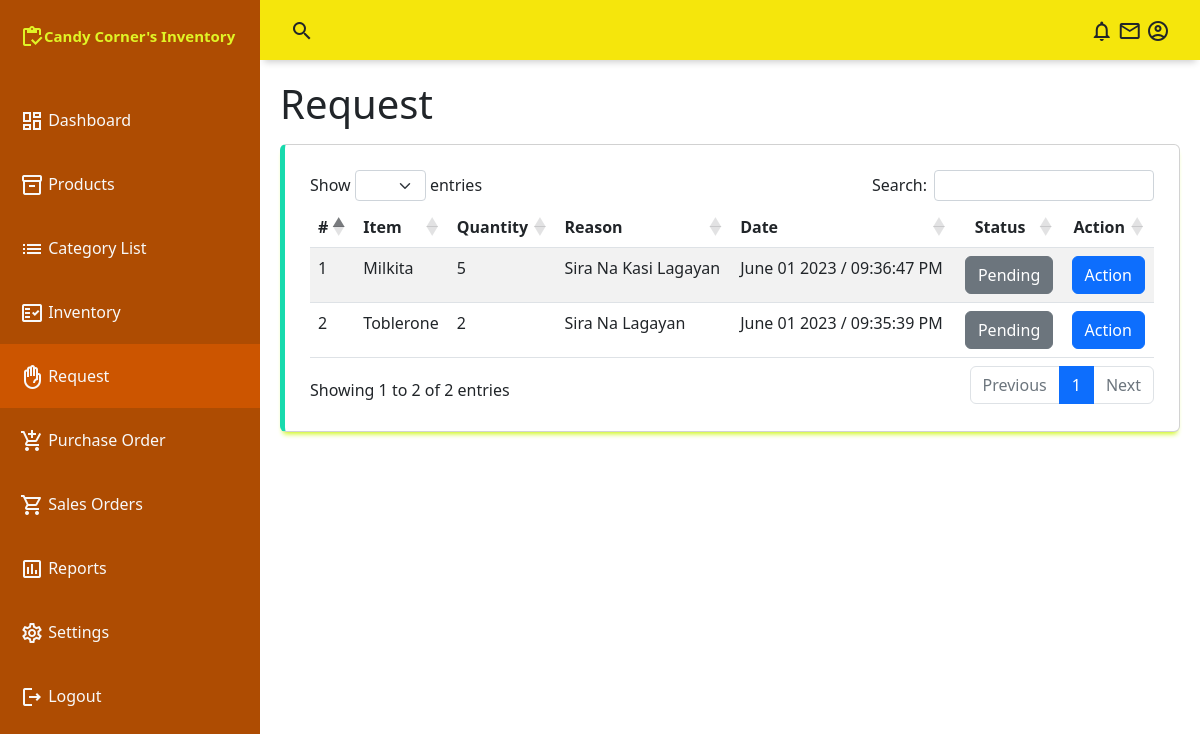
/admin/request.php, run on an earlier commit of the app's database.
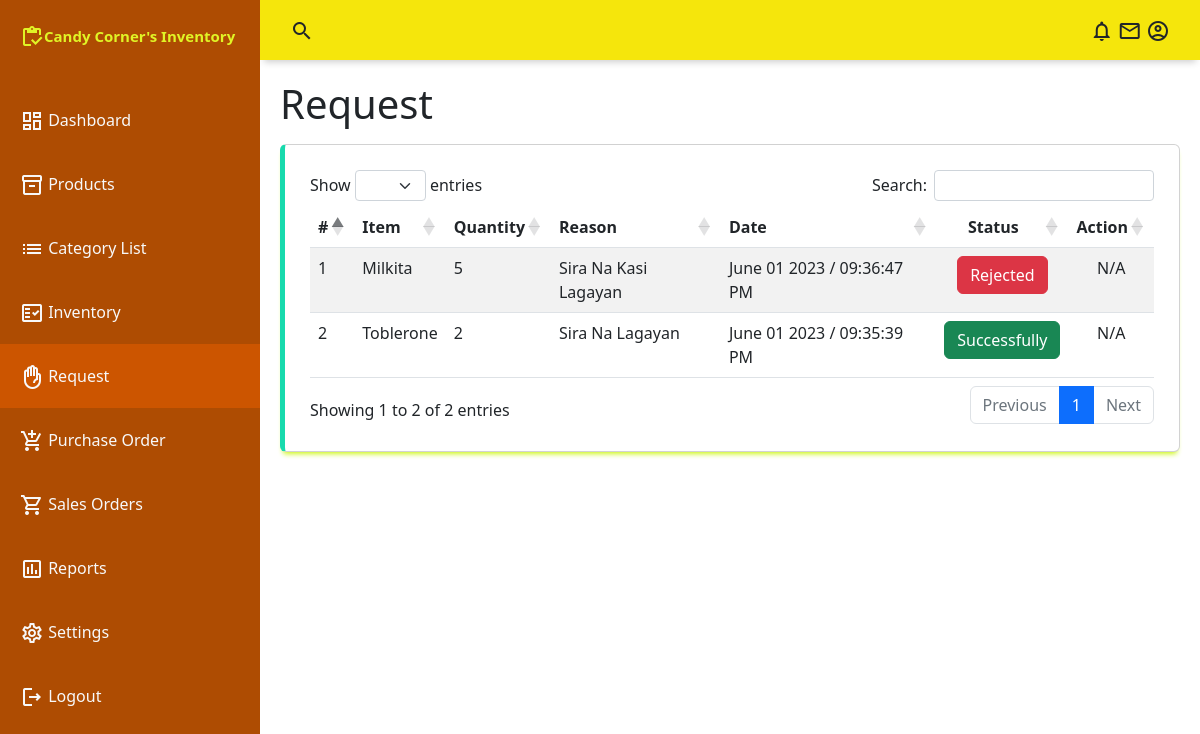
And on a later commit of the database.
### tables this page shows
CREATE TABLE `request` (
  `request_id` int(11) NOT NULL,
  `request_user_id` int(11) NOT NULL,
  `request_prod_id` int(11) NOT NULL,
  `request_qty` text NOT NULL,
  `request_reason` text NOT NULL,
  `request_date` datetime NOT NULL DEFAULT current_timestamp(),
  `request_status` tinyint(4) NOT NULL DEFAULT 0
);

CREATE TABLE `products` (
  `prod_id` int(255) NOT NULL,
  `prod_name` text NOT NULL,
  `prod_category` int(11) DEFAULT NULL,
  `prod_description` text DEFAULT NULL,
  `prod_price` text DEFAULT NULL,
  `prod_status` int(11) NOT NULL DEFAULT 0
);

### conn/config.php (called while the page is built, shortened)
<?php
	class db_connect{
		public $host = db_host;
		public $user = db_user;
		public $pass = db_pass;
		public $name = db_name;
		public function connect(){
			$this->conn = new mysqli($this->host, $this->user, $this->pass, $this->name);
		}
	}
?>

### conn/class.php (called while the page is built, shortened)
<?php
	require_once'config.php';
	class db_class extends db_connect{
		public function selectAllRequest(){
			$query=$this->conn->prepare("SELECT *,DATE_FORMAT(request_date, '%M %d %Y /  %h:%i:%s %p ') as request_date FROM request as a
			LEFT JOIN products as b
			ON a.request_id = b.prod_id
			WHERE request_status!=5
			ORDER BY request_date desc ") or die($this->conn->error);
			if($query->execute()){
				$result = $query->get_result();
				return $result;
			}
		}
	}
?>

### admin/request.php (the view, shortened to what this page needs)
<?php
include("../conn/class.php");
$db=new db_class();
include("include/navbar.php");
include("include/sidebar.php");
?>
    <main class="main-container" style="z-index:2">
        <div class="fluid-container">
            <h1 class="mb-3">Request</h1>
            <div class="table-responsive card">
                <table id="example" class="table table-striped" style="width:100%">
                    <thead>
                         <tr>
                            <th >#</th>
                            <th >Item</th>
                            <th >Quantity</th>
                            <th >Reason</th>
                            <th >Date</th>
                            <th class="text-center">Status</th>
                            <th class="text-center">Action</th>
                        </tr>
                    </thead>
                    <tbody id="tbody">
                         <?php
                            $result= $db->selectAllRequest();
                            $i=1;
                            while($row=$result->fetch_array()){
                                $status = $row['request_status'];
                                $user_id = $row['request_user_id'];
                                $req_id = $row['request_id'];
                                $button='N/A';
                                if($status==0){
                                    $action="<button class='btn btn-secondary'>Pending</button>";
                                    $button='<a class="btn btn-primary togler"
                                    data-bs-toggle="modal"
                                    data-bs-target="#modal"
                                    data-id="'.$req_id.'"
                                    data-user_id="'.$user_id.'"
                                    data-user_id="'.$user_id.'"
                                     >Action</a>';
                                }else if($status==2){
                                    $action="<button class='btn btn-secondary'>Accepted / Scheduled set </button>";
                                }else if($status==1){
                                    $action="<button class='btn btn-danger'>Rejected</button>";
                                }else if($status==4){
                                    $button='N/A';
                                    $action="<button class='btn btn-success'>Successfully</button>";
                                }
                                echo
                                '<tr>
                                    <td>'.$i.'</td>
                                    <td>'.ucfirst($row['prod_name']).'</td>
                                    <td>'.ucfirst($row['request_qty']).'</td>
                                    <td>'.ucwords($row['request_reason']).'</td>
                                    <td>'.ucwords($row['request_date']).'</td>
                                    <td class="text-center">'.$action.'</td>
                                    <td class="text-center">'.$button.'</td>
                                </tr>';
                                $i++;
                            }
                        ?>
                    </tbody>
                </table>
            </div>
        </div>
    </main>

### admin/include/navbar.php (shortened to what this page needs)
<!DOCTYPE html>
<html lang="en">
<head>
    <link rel="stylesheet" href="assets/css/style.css">
    <link rel="stylesheet" href="https://cdn.datatables.net/1.13.4/css/dataTables.bootstrap5.min.css">
    <link href="https://cdn.jsdelivr.net/npm/bootstrap@5.2.3/dist/css/bootstrap.min.css" rel="stylesheet">
</head>
<body>
    <div class="grid-container">
        <header class="header">
            <div class="header-left">
                <span class="material-icons-outlined">search</span>
            </div>
            <div class="header-right">
                <span class="material-icons-outlined">notifications</span>
                <span class="material-icons-outlined">mail</span>
                <span class="material-icons-outlined">account_circle</span>
            </div>
        </header>

### admin/include/sidebar.php (shortened to what this page needs)
<aside id="sidebar" style="z-index: 3;">
           <div class="sidebar-title">
               <div class="sidebar-brand">
               <span class="material-icons-outlined">inventory</span>Candy Corner's Inventory
           </div>
         </div>
         <ul class="sidebar-list">
         <a href="index.php" class="text-light text-decoration-none">
           <li class="sidebar-list-item" id="nav-home" >
               <span class="material-icons-outlined ">dashboard</span> Dashboard
           </li>
         </a>
         <a href="products.php" class="text-light text-decoration-none">
           <li class="sidebar-list-item" id="nav-products">
               <span class="material-icons-outlined">inventory_2</span> Products
           </li>
         </a>
         <a href="category.php" class="text-light text-decoration-none">
           <li class="sidebar-list-item" id="nav-category">
               <span class="material-icons-outlined">list</span> Category List
           </li>
         </a>
           <a href="inventory.php" class="text-light text-decoration-none">
           <li class="sidebar-list-item" id="nav-inventory">
               <span class="material-icons-outlined">fact_check</span> Inventory
           </li>
           <a href="request.php" class="text-light text-decoration-none">
           <li class="sidebar-list-item" id="nav-request" >
               <span class="material-icons-outlined ">front_hand</span> Request
           </li>
         </a>
           </a>
               <a href="orders.php" class="text-light text-decoration-none">
               <li class="sidebar-list-item"  id="nav-order">
               <span class="material-icons-outlined">add_shopping_cart</span> Purchase Order
           </li>
           </a>
               <a href="products.php" class="text-light text-decoration-none">
               <li class="sidebar-list-item"  id="nav-sales">
               <span class="material-icons-outlined">shopping_cart</span> Sales Orders
           </li>
           </a>
               <a href="products.php" class="text-light text-decoration-none">
               <li class="sidebar-list-item"  id="nav-reports">
               <span class="material-icons-outlined">poll</span> Reports
           </li>
           </a>
               <a href="products.php" class="text-light text-decoration-none">
               <li class="sidebar-list-item"  id="nav-settings">
               <span class="material-icons-outlined">settings</span> Settings
           </li>
           </a>
           <a href="include/logout.php" class="text-light text-decoration-none">
               <li class="sidebar-list-item" >
                   <span class="material-icons-outlined">logout</span> Logout
               </li>
           </a>
         </ul>
       </aside>

### admin/assets/css/style.css (style rules this page uses)
body { margin: 0; padding: 0; box-sizing: border-box; background-color: #f1f2f4; color: #666666; font-family: "Montserrat", sans-serif; }
.material-icons-outlined { vertical-align: middle; line-height: 1px; }
.grid-container { display: grid; grid-template-columns: 260px 1fr 1fr 1fr; grid-template-rows: 0.2fr 3fr; grid-template-areas: "sidebar header header header" "sidebar main main main"; height: 100vh; }
.header { grid-area: header; height: 60px; background-color: rgb(245, 230, 12); display: flex; align-items: center; justify-content: space-between; padding: 0 30px 0 30px; box-shadow: 0 6px 7px -4px rgba(0,0,0,0.2); }
#sidebar { grid-area: sidebar; position: left; height: 100vh; background-color: rgb(174, 76, 2); color: #e0f426; overflow-y: auto; transition: all 0.5s; -webkit-transition: all 0.5s; }
.sidebar-title { display: flex; justify-content: space-between; align-items: center; padding: 10px 20px 20px 20px; margin-bottom: 20px; }
.sidebar-brand { margin-top: 15px; font-size: 15px; font-weight: 600; }
.sidebar-list { position: relative; padding: 0; margin-top: 15px; list-style-type: none; font-size: 1em; color: #f8f8f4; font-weight: 400; transition: .5s; }
.sidebar-list-item { padding: 20px 20px 20px 20px; }
.main-container { grid-area: main; overflow-y: auto; padding: 20px 20px; }
.card { display: flex; flex-direction: column; justify-content: space-around; padding: 25px; background-color: #ded2d2; box-sizing: border-box; border: 1px solid #d2d2d3; border-radius: 5px; box-shadow: 0 5px 5px -3px rgba(205, 247, 18, 0.973); }
.card:nth-child(2) { border-left: 5px solid rgb(24, 218, 173); }

### admin/include/navbar.php (style rules this page uses)
.active { background-color: #CC5500; }

What changed in the data, as far as the page shows it:
changed request "Sira Na Kasi Lagayan": button (not shown) → "N/A"; request_status "Pending" → "Rejected"; no longer shows "Action"
changed request "Sira Na Lagayan": request_status (not shown) → "N/A"; request_status "Pending" → "Successfully"; no longer shows "Action"
